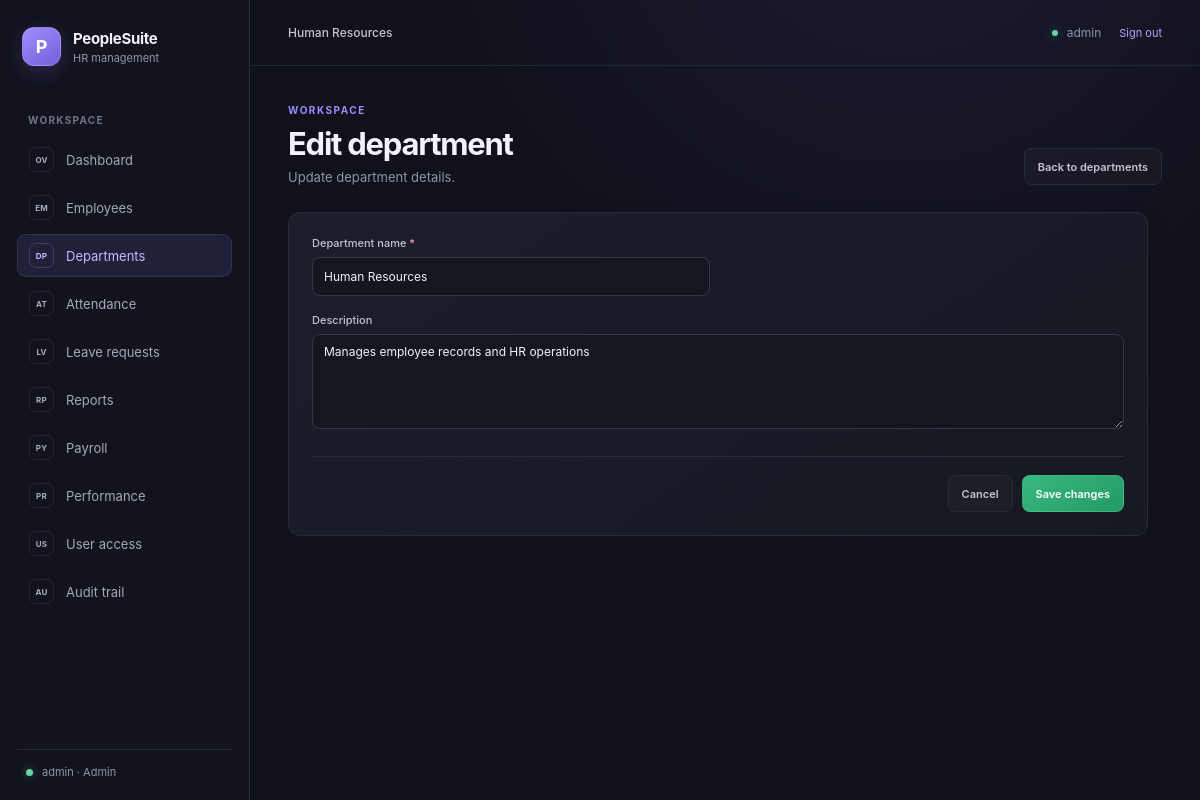
/edit-department.php?id=1 (signed in), run on the app's committed database.
### tables this page shows
CREATE TABLE `departments` (
  `department_id` int(11) NOT NULL,
  `department_name` varchar(100) NOT NULL,
  `description` text DEFAULT NULL,
  `created_at` timestamp NOT NULL DEFAULT current_timestamp()
);

### includes/department_helpers.php (called while the page is built, shortened)
<?php
function department_escape($value): string
{
    return htmlspecialchars((string) $value, ENT_QUOTES, 'UTF-8');
}
function department_take_form_state(string $key, array $defaults): array
{
    if (!isset($_SESSION[$key]) || !is_array($_SESSION[$key])) {
        return ['values' => $defaults, 'errors' => []];
    }
    $state = $_SESSION[$key];
    return [
        'values' => array_merge($defaults, is_array($state['values'] ?? null) ? $state['values'] : []),
        'errors' => is_array($state['errors'] ?? null) ? $state['errors'] : [],
    ];
}

### edit-department.php (the view, shortened to what this page needs)
<?php
require __DIR__ . '/includes/department_helpers.php';
require __DIR__ . '/config/db.php';
$departmentId = filter_var($_GET['id'] ?? null, FILTER_VALIDATE_INT, ['options' => ['min_range' => 1]]);
$department = null;
if ($departmentId === false) {
    http_response_code(400);
    $databaseError = 'A valid department ID is required.';
} else {
    try {
        $lookup = $pdo->prepare('SELECT department_id, department_name, description FROM departments WHERE department_id = :department_id');
        $lookup->execute([':department_id' => $departmentId]);
        $department = $lookup->fetch();
    } catch (PDOException $e) {
        error_log('Department edit load failed: ' . $e->getMessage());
        $databaseError = 'Department details could not be loaded. Please try again later.';
    }
}
$formKey = $department !== null ? 'edit_department_form_' . $departmentId : '';
$values = [
    'department_name' => $department['department_name'] ?? '',
    'description' => $department['description'] ?? '',
];
if ($department !== null) {
    $form = department_take_form_state($formKey, $values);
    $values = $form['values'];
}
require __DIR__ . '/includes/header.php';
require __DIR__ . '/includes/sidebar.php';
?>
<section class="page-heading">
    <div>
        <p class="eyebrow">WORKSPACE</p>
        <h1><?= $department !== null ? 'Edit department' : 'Department unavailable' ?></h1>
        <p class="page-description"><?= $department !== null ? 'Update department details.' : 'The requested department could not be opened.' ?></p>
    </div>
    <a class="button button-quiet" href="departments.php">Back to departments</a>
</section>
<?php if ($department !== null): ?>
    <form class="panel employee-form department-form" method="post" action="edit-department.php?id=<?= (int) $departmentId ?>">
        <div class="form-grid">
            <div class="form-field">
                <label for="department_name">Department name <span class="required-mark">*</span></label>
                <input id="department_name" name="department_name" type="text" maxlength="100" value="<?= department_escape($values['department_name']) ?>" required autofocus>
            </div>
            <div class="form-field department-description-field">
                <label for="description">Description</label>
                <textarea id="description" name="description" rows="5" maxlength="65535"><?= department_escape($values['description']) ?></textarea>
            </div>
        </div>
        <div class="form-actions">
            <a class="button button-quiet" href="departments.php">Cancel</a>
            <button class="button button-primary" type="submit">Save changes</button>
        </div>
    </form>
<?php endif; ?>
<?php require __DIR__ . '/includes/footer.php'; ?>

### assets/style.css (style rules this page uses)
:root { color-scheme: dark; --page: #10111a; --panel: #171923; --panel-raised: #1c1e2a; --border: #292b39; --text: #f2f2f8; --muted: #9294a6; --accent: #9c8cff; --green: #63d6a2; }
* { box-sizing: border-box; }
body { min-width: 320px; min-height: 100vh; margin: 0; background: radial-gradient(ellipse at 75% -20%, rgba(119, 96, 218, 0.13), transparent 38%), var(--page); color: var(--text); font-family: Inter, ui-sans-serif, system-ui, -apple-system, BlinkMacSystemFont, "Segoe UI", sans-serif; font-size: 14px; -webkit-font-smoothing: antialiased; }
a { color: inherit; text-decoration: none; }
.page-heading { display: flex; align-items: flex-end; justify-content: space-between; gap: 20px; margin-bottom: 27px; }
.eyebrow { margin: 0 0 9px; color: var(--accent); font-size: 10px; font-weight: 750; letter-spacing: 0.15em; }
h1, h2, p { margin-top: 0; }
h1 { margin-bottom: 7px; font-size: clamp(25px, 3vw, 31px); font-weight: 650; letter-spacing: -0.04em; }
.page-description { margin-bottom: 0; color: var(--muted); font-size: 13px; }
.metric-card, .panel { border: 1px solid var(--border); border-radius: 12px; background: linear-gradient(145deg, rgba(28, 30, 42, 0.96), rgba(22, 24, 34, 0.96)); box-shadow: 0 8px 26px rgba(0, 0, 0, 0.1); }
.panel { min-width: 0; overflow: hidden; }
.department-form { max-width: 860px; }
.department-description-field { grid-column: 1 / -1; }
.employee-filters input, .employee-filters select, .form-field input, .form-field select, .form-field textarea { width: 100%; min-height: 39px; padding: 9px 11px; border: 1px solid #343646; border-radius: 8px; outline: none; background: #141620; color: var(--text); font: inherit; font-size: 12px; }
.employee-filters input::placeholder, .form-field input::placeholder { color: #77798b; }
.button { display: inline-flex; min-height: 37px; align-items: center; justify-content: center; gap: 7px; padding: 0 13px; border: 1px solid transparent; border-radius: 8px; cursor: pointer; font: inherit; font-size: 11px; font-weight: 600; white-space: nowrap; transition: background 150ms ease, border-color 150ms ease, color 150ms ease; }
.button-primary { border-color: rgba(99, 214, 162, 0.28); background: linear-gradient(145deg, #38b981, #249966); color: #fff; }
.button-quiet { border-color: var(--border); background: rgba(255, 255, 255, 0.025); color: #c4c5d0; }
.employee-form { padding: 23px; }
.form-grid { display: grid; grid-template-columns: repeat(2, minmax(0, 1fr)); gap: 17px; }
.form-field { min-width: 0; }
.form-field label { display: block; margin-bottom: 7px; color: #c4c5d0; font-size: 11px; font-weight: 550; }
.required-mark { color: #f49aaa; }
.form-field textarea { min-height: 88px; resize: vertical; }
.form-actions { display: flex; justify-content: flex-end; gap: 9px; margin-top: 24px; padding-top: 18px; border-top: 1px solid var(--border); }

### data on the page
departments: department_name "Human Resources", description "Manages employee records and HR operations"

### other printed values
$currentUser['username'] "admin"
$currentUser['role'] "Admin"
